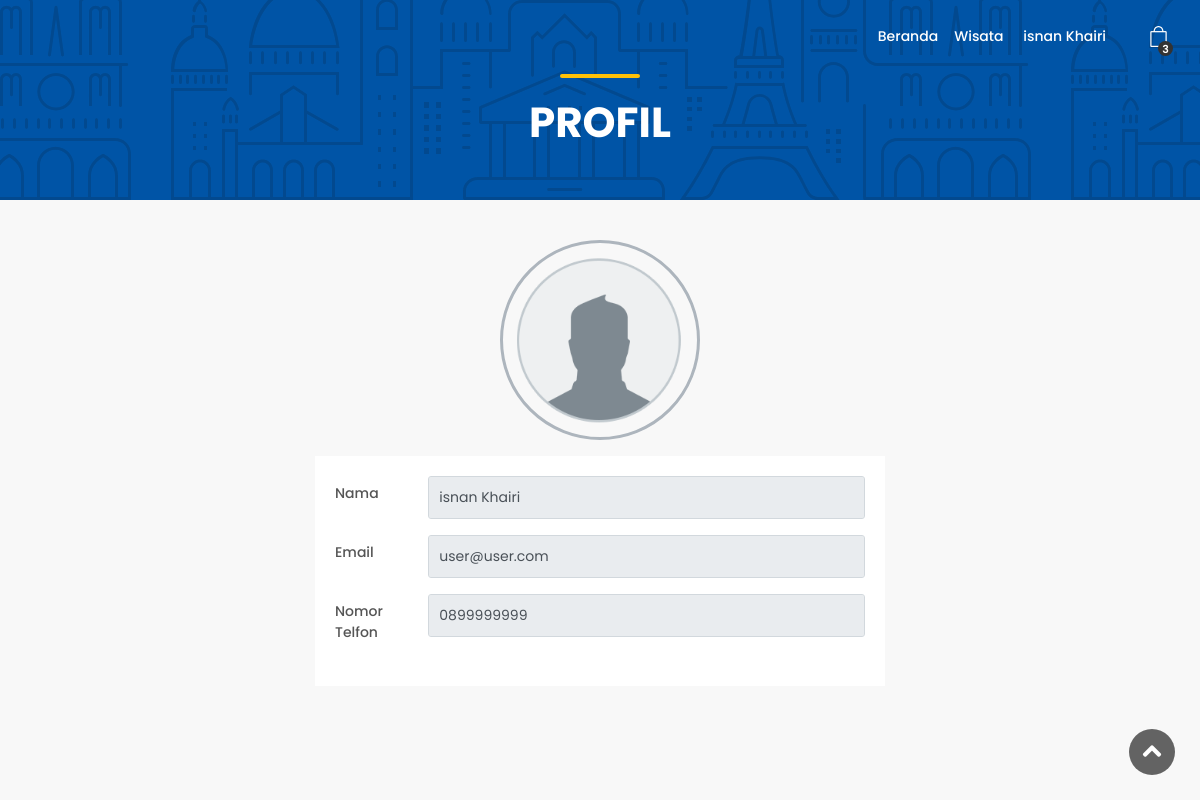
The page /views/profil (signed in) on the database its author committed.
### tables this page shows
CREATE TABLE `user` (
  `id` int(11) NOT NULL,
  `nama` varchar(280) NOT NULL,
  `email` varchar(50) NOT NULL,
  `password` varchar(280) NOT NULL,
  `no_telp` varchar(13) NOT NULL,
  `id_role` int(11) NOT NULL,
  `gambar` text NOT NULL,
  `date_created` timestamp NULL DEFAULT NULL,
  `date_updated` timestamp NOT NULL DEFAULT '0000-00-00 00:00:00'
);

### app/koneksi.php (called while the page is built, shortened)
<?php
$konek = mysqli_connect('localhost','root','root','db_AgenWisata');
function query($query){
    global $konek;
    $hasilQuery     = mysqli_query($konek, $query);
    $data           = [];
    while($row      = mysqli_fetch_assoc($hasilQuery)) {
        $data[]     = $row;
    }
    return $data;
}

### views/profil.php (the view, shortened to what this page needs)
<?php
    require_once '_partials/head.php';
    $id      = $_SESSION['id'];
    $user    = query("SELECT * FROM user WHERE id = '$id'");
    $path    = '../vendor/img/user/';
?>
<main>
        <div class="hero_in cart_section" style="height: 200px;">
            <div class="wrapper">
                    <div class="container">
                        <h1 class="fadeInUp"><span></span>Profil</h1>
                    </div>
            </div>
		</div>
        <form action="aksi/prosesdaftar" method="post">
            <div class="container col-6" style="margin-top: 2.5rem!important;">
            <div class="text-center mb-3">
                <img width=200 src="<?= $path, $user[0]['gambar']?>" alt="Profil" style="border: 3px solid #adb5bd;border-radius: 50%;">
            </div>
                <div class="card">
                    <div class="card-body">
                        <div class="form-group row">
                            <label class="col-sm-2 col-form-label">Nama</label>
                            <div class="col-sm-10">
                                <input type="text" class="form-control" name="nama" value="<?= $user[0]['nama']?>" readonly>
                            </div>
                        </div>
                        <div class="form-group row">
                            <label class="col-sm-2 col-form-label">Email</label>
                            <div class="col-sm-10">
                                <input type="email" class="form-control" name="email" value="<?= $user[0]['email']?>" readonly>
                            </div>
                        </div>
                        <div class="form-group row">
                            <label class="col-sm-2 col-form-label">Nomor Telfon</label>
                            <div class="col-sm-10">
                                <input type="number" class="form-control" name="no_telp" value="<?= $user[0]['no_telp']?>" readonly>
                            </div>
                        </div>
                    </div>
                </div>
            </div>
        </form>
	</main>
<?php
	require_once '_partials/foot.php';
?>

### views/_partials/head.php (shortened to what this page needs)
<?php
	$base_url	= "http://localhost/agen_wisata/views/";
	$url		= "http://localhost/agen_wisata/";
	require_once __DIR__.'/../../app/koneksi.php';
	$id_ses		= $_SESSION['id'];
	$user		= query("SELECT * FROM user WHERE id = '$id_ses'");
	$jmlh		= count(query("SELECT * FROM pemesanan WHERE id_user = '$id_ses'"));
?>
<!DOCTYPE html>
<html lang="en">
<head>
    <link href="<?= $url;?>vendor/css/bootstrap.min.css" rel="stylesheet">
    <link href="<?= $url;?>vendor/css/style.css" rel="stylesheet">
	<link href="<?= $url;?>vendor/css/animate.min.css" rel="stylesheet">
    <link href="<?= $url;?>vendor/css/custom.css" rel="stylesheet">
</head>
<body>
	<div id="page">
		<header class="header"> <?php if($_SESSION['role'] == '2'){ ?>
			<ul id="top_menu">
				<li><a href="<?= $base_url ?>wisata/keranjang" class="cart-menu-btn mx-auto" title="Pesanan"><?php if($jmlh != NULL){?><strong><?= $jmlh ?></strong><?php } ?></a></li>
			</ul>
			<?php } ?>
			<nav id="menu" class="main-menu"><ul><li><span><a href="<?= $base_url?>">Beranda</a></span></li><li><span><a href="<?= $base_url ?>wisata">Wisata</a></span></li>
					<?php if (isset($_SESSION['email'])) { if($_SESSION['role'] == '1'){ ?>
							<li class="mr-4"><span><a href=""><?= $user[0]['nama']?></a></span><ul><li><a href="<?= $base_url ?>admin/">Dasbor</a></li><li><a href="<?= $base_url?>logout">Logout</a></li></ul></li>
					<?php } else{ ?>
							<li class="mr-4"><span><a href=""><?= $user[0]['nama']?></a></span>
								<ul> <li><a href="<?= $base_url?>profil">Profil</a></li><li><a href="<?= $base_url?>ubah_profil">Ubah Profil</a></li> <li><a href="<?= $base_url?>logout">Logout</a></li></ul> </li>
					<?php }}else { ?>
							<li><a href="#sign-in-dialog" id="sign-in" class="btn btn-primary btn-sm mx-auto login" title="Sign In">Masuk</a></li>
					<?php } ?>
				</ul>
			</nav>
		</header>
		<main style="postition:relative; z-index:2;">

### rows shown on the page
user: nama "isnan Khairi", gambar (placeholder picture), email "user@user.com", no_telp "0899999999"

### other values the page prints
$jmlh "3"
